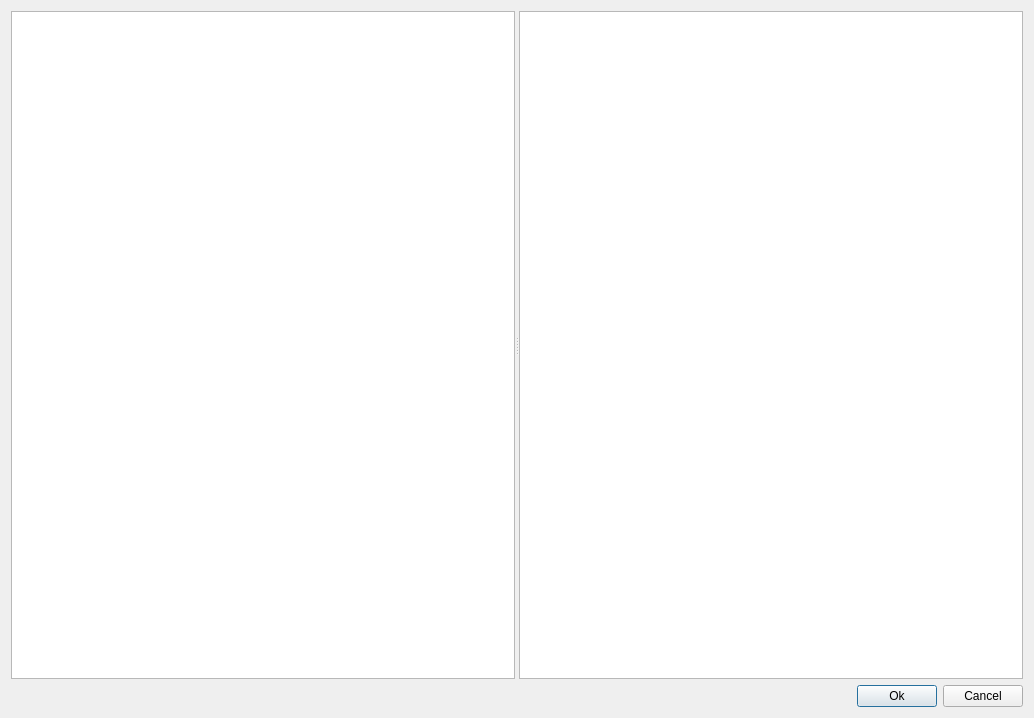
<?xml version="1.0" encoding="UTF-8"?>
<ui version="4.0">
 <class>fes_di_select_doubledi_dialog</class>
 <widget class="QDialog" name="fes_di_select_doubledi_dialog">
  <property name="geometry">
   <rect>
    <x>0</x>
    <y>0</y>
    <width>1034</width>
    <height>718</height>
   </rect>
  </property>
  <property name="windowTitle">
   <string>fes_di_select_doubledi_dialog</string>
  </property>
  <layout class="QGridLayout" name="gridLayout">
   <item row="0" column="0">
    <widget class="QSplitter" name="splitter">
     <property name="orientation">
      <enum>Qt::Horizontal</enum>
     </property>
     <widget class="QTreeView" name="treeView"/>
     <widget class="QTableView" name="tableView"/>
    </widget>
   </item>
   <item row="1" column="0">
    <layout class="QHBoxLayout" name="horizontalLayout">
     <item>
      <spacer name="horizontalSpacer">
       <property name="orientation">
        <enum>Qt::Horizontal</enum>
       </property>
       <property name="sizeHint" stdset="0">
        <size>
         <width>40</width>
         <height>20</height>
        </size>
       </property>
      </spacer>
     </item>
     <item>
      <widget class="QPushButton" name="pushButtonOk">
       <property name="text">
        <string>Ok</string>
       </property>
      </widget>
     </item>
     <item>
      <widget class="QPushButton" name="pushButtonCancel">
       <property name="text">
        <string>Cancel</string>
       </property>
      </widget>
     </item>
    </layout>
   </item>
  </layout>
 </widget>
 <layoutdefault spacing="6" margin="11"/>
 <resources/>
 <connections/>
</ui>
